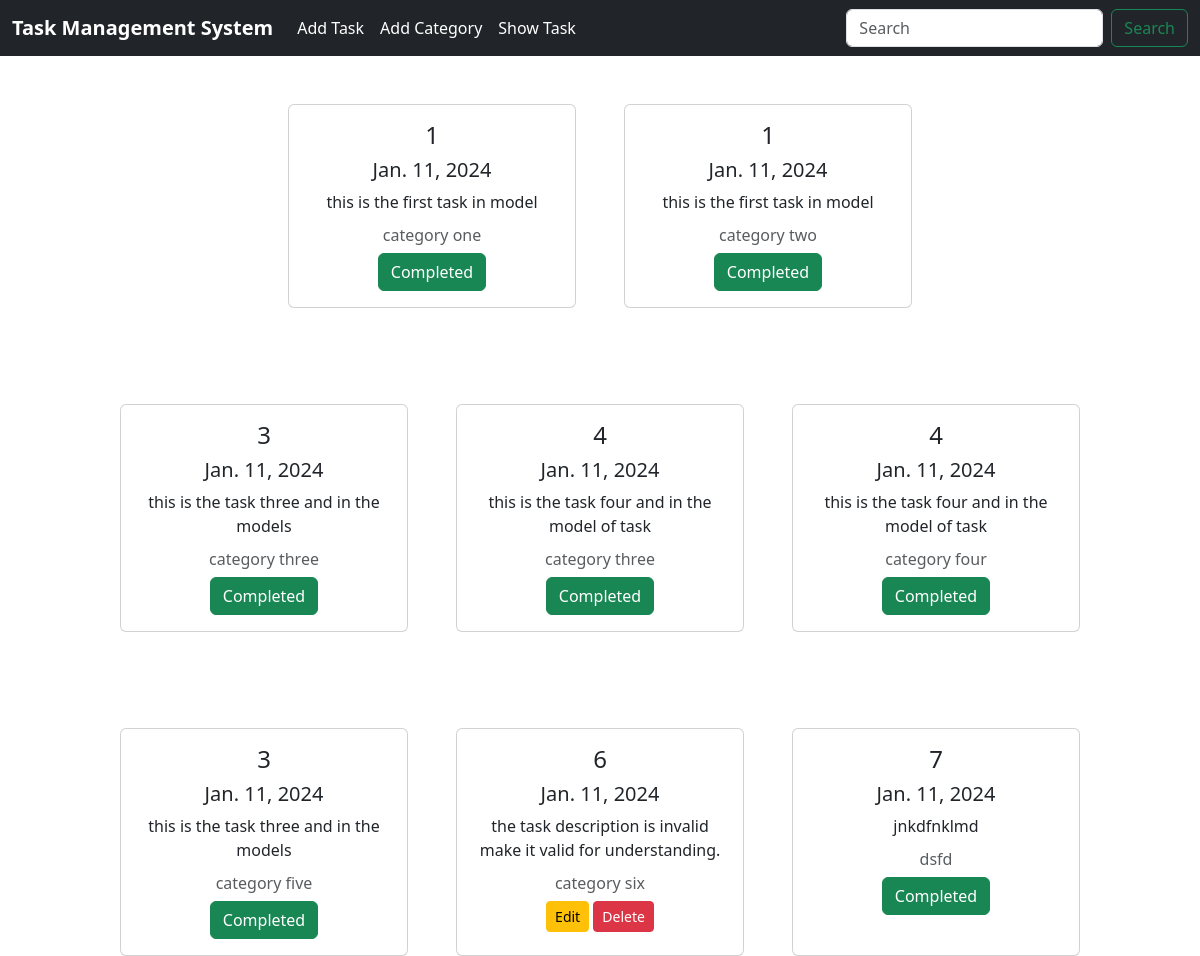
Page /show/task/ on the committed database.
### task/models.py (models this page shows, shortened)
class Task(models.Model):
    taskTitle = models.CharField(max_length=100)
    taskDescription = models.TextField()
    isCompleted = models.BooleanField(default=False)
    TaskAssignDate = models.DateField(auto_now_add=True)

### category/models.py (models this page shows, shortened)
class Category(models.Model):
    category_Name = models.CharField(max_length=100)
    task = models.ManyToManyField(Task)

### task/views.py (the view)
# urls.py: path("show/task/", showTask, name="show_task"),
def showTask(request):
    datas = Category.objects.all()
    return render(request, "task/showtask.html", {"datas":datas})

### task/templates/task/showtask.html
{% extends "base.html" %}
{% block content %}
    {% if datas %}
    <div class="container d-flex justify-content-center gap-5 flex-wrap ">
        {% for data in datas %}
            <div class="d-flex justify-content-center gap-5 mt-5 text-center flex-wrap">
                {% for tsk in data.task.all %}
                <div class="card" style="width: 18rem;">
                    <div class="card-body">
                    <h4 class="card-title">{{tsk.id}}</h4>
                    <h5 class="card-title">{{tsk.TaskAssignDate}}</h5>
                    <p class="card-text">{{tsk.taskDescription}}</p>
                    <h6 class="card-subtitle mb-2 text-body-secondary">{{data.category_Name}}</h6>
                    {% if tsk.isCompleted == True %}
                        <a class="btn btn-success" disabled>Completed</a>
                    {% else %}
                        <a href="{% url 'edit_task' tsk.id %}" class="btn btn-warning btn-sm">Edit</a>
                        <a href="{% url 'delete_task' tsk.id %}" class="btn btn-danger btn-sm">Delete</a>
                    {% endif %}
                </div>
            </div>
            {% endfor %}
            </div>
        {% endfor %}
    </div>
    {% else %}
        <h1>No Data Available.</h1>
    {% endif %}
{% endblock content %}

### templates/base.html (shortened to what this page needs)
<!DOCTYPE html>
<html lang="en">
<head>
    <link href="https://cdn.jsdelivr.net/npm/bootstrap@5.3.2/dist/css/bootstrap.min.css" rel="stylesheet">
</head>
<body>
    <div>
        <nav class="navbar navbar-expand-lg bg-dark">
            <div class="container-fluid">
              <a class="navbar-brand text-white" href="{% url 'home' %}"><b>Task Management System</b></a>
              <div class="collapse navbar-collapse" id="navbarSupportedContent">
                <ul class="navbar-nav me-auto mb-2 mb-lg-0">
                  <li class="nav-item">
                    <a class="nav-link active text-white" aria-current="page" href="{% url 'add_task' %}">Add Task</a>
                  </li>
                  <li class="nav-item">
                    <a class="nav-link active text-white" aria-current="page" href="{% url 'add_category' %}">Add Category</a>
                  </li>
                  <li class="nav-item">
                    <a class="nav-link active text-white" aria-current="page" href="{% url 'show_task' %}">Show Task</a>
                  </li>
                </ul>
                <form class="d-flex" role="search">
                  <input class="form-control me-2" type="search" placeholder="Search" aria-label="Search">
                  <button class="btn btn-outline-success" type="submit">Search</button>
                </form>
              </div>
            </div>
          </nav>
    </div>
    {% block content %}
    {% endblock content %}
</body>
</html>

### rows in the picture
Category: category_Name "category one"
Task: id "1", TaskAssignDate "Jan. 11, 2024", taskDescription "this is the first task in model", isCompleted "Completed"
Category: category_Name "category two"
Category: category_Name "category three"
Task: id "3", TaskAssignDate "Jan. 11, 2024", taskDescription "this is the task three and in the models", isCompleted "Completed"
Task: id "4", TaskAssignDate "Jan. 11, 2024", taskDescription "this is the task four and in the model of task", isCompleted "Completed"
Category: category_Name "category four"
Category: category_Name "category five"
Category: category_Name "category six"
Task: id "6", TaskAssignDate "Jan. 11, 2024", taskDescription "the task description is invalid make it valid for understanding.", isCompleted "Edit"
Category: category_Name "dsfd"
Task: id "7", TaskAssignDate "Jan. 11, 2024", taskDescription "jnkdfnklmd", isCompleted "Completed"
